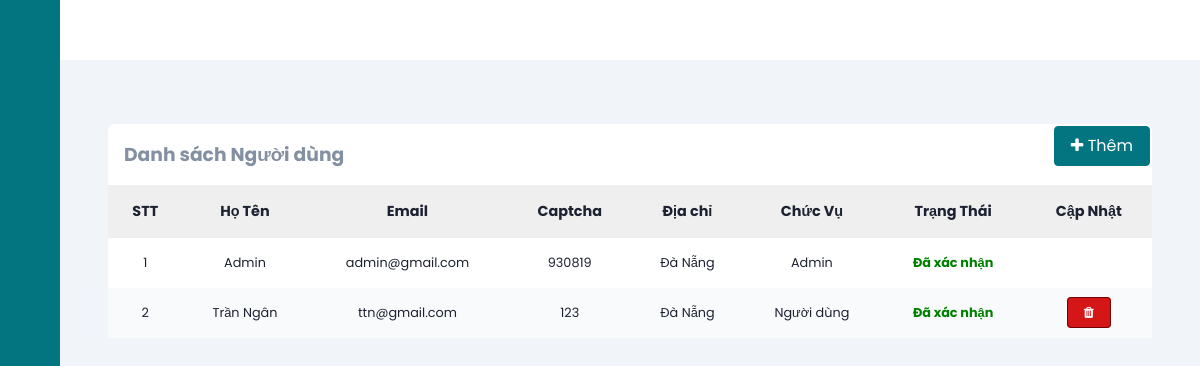
The page /userManage (signed in) on the database its author committed.
### tables this page shows
CREATE TABLE `users` (
  `id` int(11) NOT NULL,
  `fullName` varchar(255) NOT NULL,
  `email` varchar(255) NOT NULL,
  `dob` date NOT NULL,
  `address` varchar(500) NOT NULL,
  `password` varchar(255) NOT NULL,
  `roleId` int(11) NOT NULL,
  `status` tinyint(1) NOT NULL,
  `captcha` varchar(50) NOT NULL,
  `isConfirmed` tinyint(4) NOT NULL DEFAULT 0,
  `phone` varchar(10) NOT NULL,
  `provinceId` varchar(5) NOT NULL,
  `districtId` varchar(5) NOT NULL,
  `wardId` varchar(5) NOT NULL
);

### mvc/core/ControllerBase.php (called while the page is built, shortened)
<?php
class ControllerBase{
    public function view($view, $data=[]){
        require_once "./mvc/views/".$view.".php";
    }
}
?>

### mvc/controllers/userManage.php (called while the page is built, shortened)
<?php
    class userManage extends ControllerBase
    {
        public function index()
        {
            $user = $this->model("userModelad");
            $userList = ($user->getAll())->fetch_all(MYSQLI_ASSOC);
            $this->view("admin/user", [
                "headTitle" => "Quản lý người dùng",
                "userList" => $userList
            ]);
        }
    }
?>

### mvc/core/App.php (called while the page is built, shortened)
<?php
class App
{
    protected $action = "Index";
    function __construct()
    {
        $arr = $this->UrlProcess();
        if (file_exists("./mvc/controllers/" . $arr[0] . ".php")) {
            unset($arr[0]);
        }
        $this->controller = new $this->controller;
        $this->params = $arr ? array_values($arr) : [];
        array_push($this->params, $_GET);
        call_user_func_array([$this->controller, $this->action], $this->params);
    }
    function UrlProcess()
    {
        if (isset($_GET["url"])) {
            return explode("/", filter_var(trim($_GET["url"], "/")));
        }
    }
}

### index.php (called while the page is built, shortened)
<?php
$myApp = new App();
?>

### mvc/core/DB.php (called while the page is built, shortened)
<?php
class DB{
    public $con;
    protected $servername = "localhost";
    protected $username = "root";
    protected $password = "";
    protected $dbname = "blog";
    private function __construct(){
        $this->con = mysqli_connect($this->servername, $this->username, $this->password);
        mysqli_select_db($this->con, $this->dbname);
        mysqli_query($this->con, "SET NAMES 'utf8'");
    }
    public function query($sql){
        $result = mysqli_query($this->con, $sql);
        return $result;
    }
}
?>

### mvc/models/userModelad.php (called while the page is built, shortened)
<?php
class userModelad
{
    private static $instance = null;
    public static function getInstance()
    {
        if (!self::$instance) {
            self::$instance = new userModelad();
        }
        return self::$instance;
    }
    public function getAll()
    {
        $db = DB::getInstance();
        $sql = "SELECT * FROM users";
        $result = $db->query($sql);
        return $result;
    }
}

### mvc/views/admin/user.php (the view)
<link rel="stylesheet" href="https://maxcdn.bootstrapcdn.com/font-awesome/4.4.0/css/font-awesome.min.css" />
<?php require APP_ROOT . '/views/admin/inc/head.php'; ?>
<body>
    <?php require APP_ROOT . '/views/admin/inc/sidebar.php'; ?>
    <div class="main-content">
        <main>
            <section class="recent">
                <div class="activity-grid">
                    <div class="activity-card">
                        <a href="<?= URL_ROOT . '/userManage/add' ?>" class="button right"><i class="fa fa-plus" aria-hidden="true"></i> Thêm</a>
                        <h3>Danh sách Người dùng</h3>
                        <div class="table-responsive">
                            <table>
                                <thead>
                                    <tr>
                                        <th>STT</th>
                                        <th>Họ Tên</th>
                                        <th>Email</th>
                                        <th>Captcha</th>
                                        <th>Địa chỉ</th>
                                        <th>Chức Vụ</th>
                                        <th>Trạng Thái</th>
                                        <th>Cập Nhật</th>
                                    </tr>
                                </thead>
                                <tbody>
                                    <?php
                                    $count = 0;
                                    foreach ($data['userList'] as $key => $value) {
                                    ?>
                                        <tr>
                                            <td><?= ++$count ?></td>
                                            <td><?= $value['fullName'] ?></td>
                                            <td><?= $value['email'] ?></td>
                                            <td><?= $value['captcha'] ?></td>
                                            <td><?= $value['address'] ?></td>
                                            <td><?= $value['roleId'] == 1 ? 'Admin' : 'Người dùng' ?></td>
                                            <td style="color: <?= $value['isConfirmed'] == 0 ? 'red' : 'green' ?>; font-weight: bold;"><?= $value['isConfirmed'] == 0 ? 'Chưa xác nhận' : 'Đã xác nhận' ?></td>
                                            <td>
                                                <?php if ($value['roleId'] != 1) { ?>
                                                    <a href="<?= URL_ROOT . '/userManage/delete/' . $value['id'] ?>" class="button-red" onclick="return confirm('Bạn có chắc chắn muốn xóa sản phẩm này?')"><i class="fa fa-trash" aria-hidden="true"></i></a>
                                                <?php } ?>
                                            </td>
                                        </tr>
                                    <?php }
                                    ?>
                                </tbody>
                            </table>
                        </div>
                    </div>
                </div>
            </section>
        </main>
    </div>
</body>
</html>

### public/css/admin.css (style rules this page uses)
:root { --main-color: #027581; --color-dark: #1D2231; --text-grey: #8390A2; }
* { font-family: 'Poppins', sans-serif; margin: 0; padding: 0; text-decoration: none; list-style-type: none; box-sizing: border-box; }
.main-content { position: relative; margin-left: 240px; transition: margin-left 500ms; }
main { margin-top: 60px; background: #f1f5f9; min-height: 90vh; padding: 1rem 3rem; }
.recent { margin-top: 3rem; margin-bottom: 3rem; }
.activity-grid { display: grid; grid-template-columns: 100% 25%; grid-column-gap: 1.5rem; }
.activity-card, .summary-card, .bday-card { background: #fff; border-radius: 7px; }
.activity-card h3 { color: var(--text-grey); margin: 1rem; }
.activity-card table { width: 100%; border-collapse: collapse; }
.activity-card thead { background: #efefef; text-align: left; }
th, td { font-size: .9rem; padding: 1rem 1rem; color: var(--color-dark); text-align: center; }
td { font-size: .8rem; }
tbody tr:nth-child(even) { background: #f9fafc; }
.button { background: var(--main-color); color: #fff; border: 1px solid var(--main-color); border-radius: 4px; padding: .4rem 1rem; margin: 2px 2px; }
.button-red { background: rgb(212, 22, 22); color: #fff; border: 1px solid rgb(116, 4, 4); border-radius: 4px; padding: .4rem 1rem; margin: 2px 2px; }
.table-responsive { overflow-x: auto; }
@media only screen and (max-width: 1200px) { .main-content { margin-left: 60px; } }
.right { float: right; }

### rows shown on the page
users: fullName "Admin", email "admin@gmail.com", captcha "930819", address "Đà Nẵng", isConfirmed "Đã xác nhận"
users: fullName "Trần Ngân", email "ttn@gmail.com", captcha "123", address "Đà Nẵng", shows "Người dùng", isConfirmed "Đã xác nhận"
